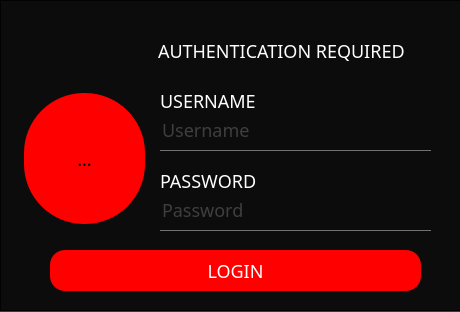
<?xml version="1.0" encoding="UTF-8"?>
<ui version="4.0">
 <class>frmLogin</class>
 <widget class="QMainWindow" name="frmLogin">
  <property name="geometry">
   <rect>
    <x>0</x>
    <y>0</y>
    <width>460</width>
    <height>312</height>
   </rect>
  </property>
  <property name="windowTitle">
   <string>MainWindow</string>
  </property>
  <property name="autoFillBackground">
   <bool>false</bool>
  </property>
  <property name="styleSheet">
   <string notr="true">*{
	font-family:Century Gothic;
	font-size:18px;
}

QWidget
{
	background-color: #3a3a3a;
	selection-background-color: #b78620;
	selection-color: #000;
}

QFrame{
	background:rgba(0,0,0,0.8);
    
}


QPushButton{
background:red;
border-radius:15px;
color:white;
}

QPushButton:hover{
background:#333;
border-radius:15px;
background:#49ebff;
}

QToolButton{
background:red;
border-radius:60px;
}

QLabel {
color:white;
background:transparent;
}

QLineEdit{
background:transparent;
border:none;
color:#717072;
border-bottom:1px solid #717072;

}</string>
  </property>
  <widget class="QWidget" name="centralwidget">
   <widget class="QFrame" name="frame">
    <property name="geometry">
     <rect>
      <x>0</x>
      <y>0</y>
      <width>461</width>
      <height>311</height>
     </rect>
    </property>
    <property name="frameShape">
     <enum>QFrame::StyledPanel</enum>
    </property>
    <property name="frameShadow">
     <enum>QFrame::Raised</enum>
    </property>
    <widget class="QLabel" name="label">
     <property name="geometry">
      <rect>
       <x>158</x>
       <y>20</y>
       <width>251</width>
       <height>61</height>
      </rect>
     </property>
     <property name="text">
      <string>AUTHENTICATION REQUIRED</string>
     </property>
    </widget>
    <widget class="QPushButton" name="pushButton">
     <property name="geometry">
      <rect>
       <x>50</x>
       <y>250</y>
       <width>371</width>
       <height>41</height>
      </rect>
     </property>
     <property name="text">
      <string>LOGIN</string>
     </property>
    </widget>
    <widget class="QLineEdit" name="txtUsername">
     <property name="geometry">
      <rect>
       <x>160</x>
       <y>110</y>
       <width>271</width>
       <height>41</height>
      </rect>
     </property>
     <property name="text">
      <string/>
     </property>
     <property name="placeholderText">
      <string>Username</string>
     </property>
    </widget>
    <widget class="QLineEdit" name="txtPassword">
     <property name="geometry">
      <rect>
       <x>160</x>
       <y>190</y>
       <width>271</width>
       <height>41</height>
      </rect>
     </property>
     <property name="text">
      <string/>
     </property>
     <property name="echoMode">
      <enum>QLineEdit::Password</enum>
     </property>
     <property name="placeholderText">
      <string>Password</string>
     </property>
    </widget>
    <widget class="QLabel" name="label_2">
     <property name="geometry">
      <rect>
       <x>160</x>
       <y>70</y>
       <width>151</width>
       <height>61</height>
      </rect>
     </property>
     <property name="text">
      <string>USERNAME</string>
     </property>
    </widget>
    <widget class="QLabel" name="label_3">
     <property name="geometry">
      <rect>
       <x>160</x>
       <y>150</y>
       <width>151</width>
       <height>61</height>
      </rect>
     </property>
     <property name="text">
      <string>PASSWORD</string>
     </property>
    </widget>
    <widget class="QToolButton" name="toolButton">
     <property name="geometry">
      <rect>
       <x>24</x>
       <y>93</y>
       <width>121</width>
       <height>131</height>
      </rect>
     </property>
     <property name="text">
      <string>...</string>
     </property>
     <property name="icon">
      <iconset>
       <normaloff>recources/icons/957216-ui-interface/png/033-user.png</normaloff>recources/icons/957216-ui-interface/png/033-user.png</iconset>
     </property>
     <property name="iconSize">
      <size>
       <width>90</width>
       <height>90</height>
      </size>
     </property>
     <property name="toolButtonStyle">
      <enum>Qt::ToolButtonIconOnly</enum>
     </property>
    </widget>
   </widget>
  </widget>
 </widget>
 <resources/>
 <connections>
  <connection>
   <sender>pushButton</sender>
   <signal>clicked()</signal>
   <receiver>frmLogin</receiver>
   <slot>manageMdiMainSlot()</slot>
   <hints>
    <hint type="sourcelabel">
     <x>319</x>
     <y>378</y>
    </hint>
    <hint type="destinationlabel">
     <x>330</x>
     <y>311</y>
    </hint>
   </hints>
  </connection>
 </connections>
 <slots>
  <slot>manageMdiMainSlot()</slot>
 </slots>
</ui>
